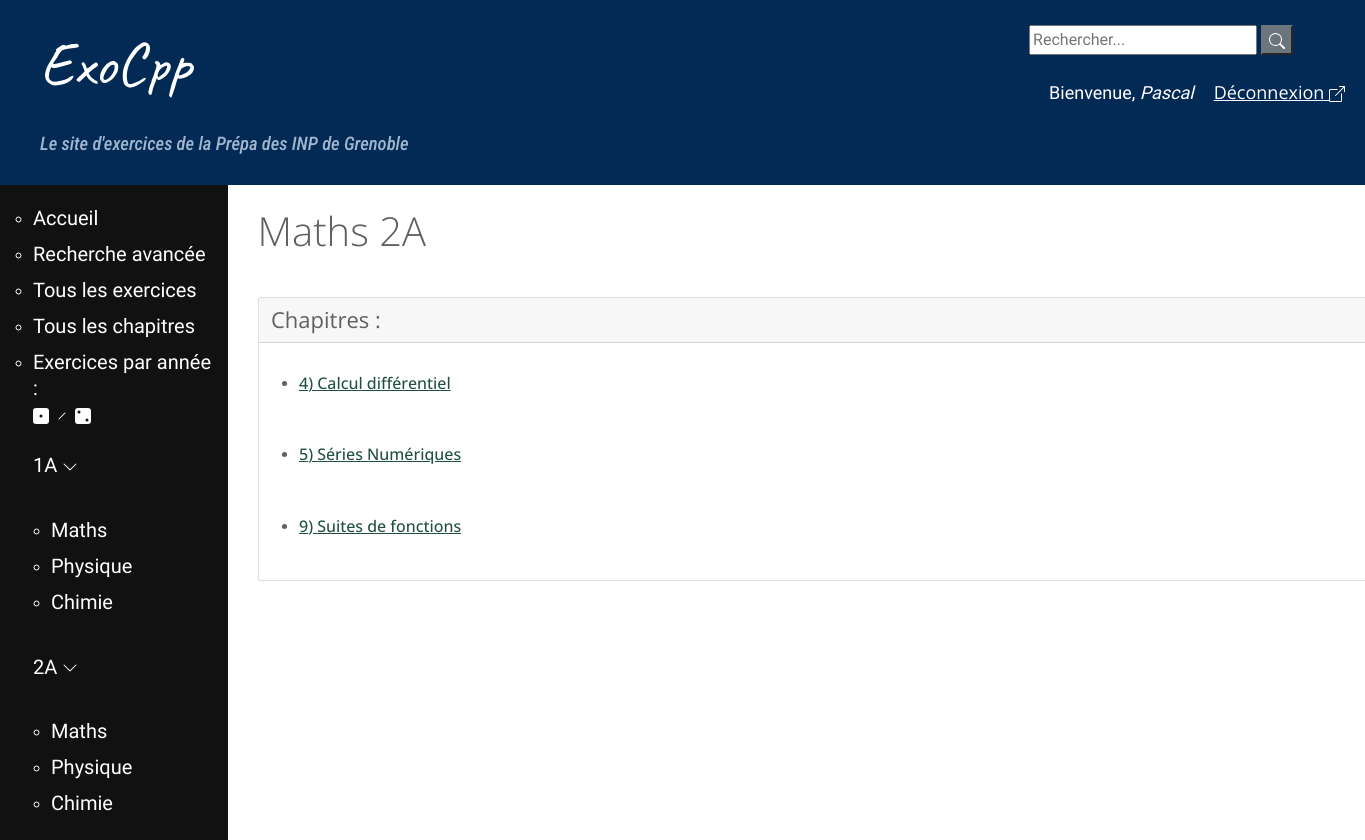
/maths_2A (signed in), run on an earlier commit of the app's database.
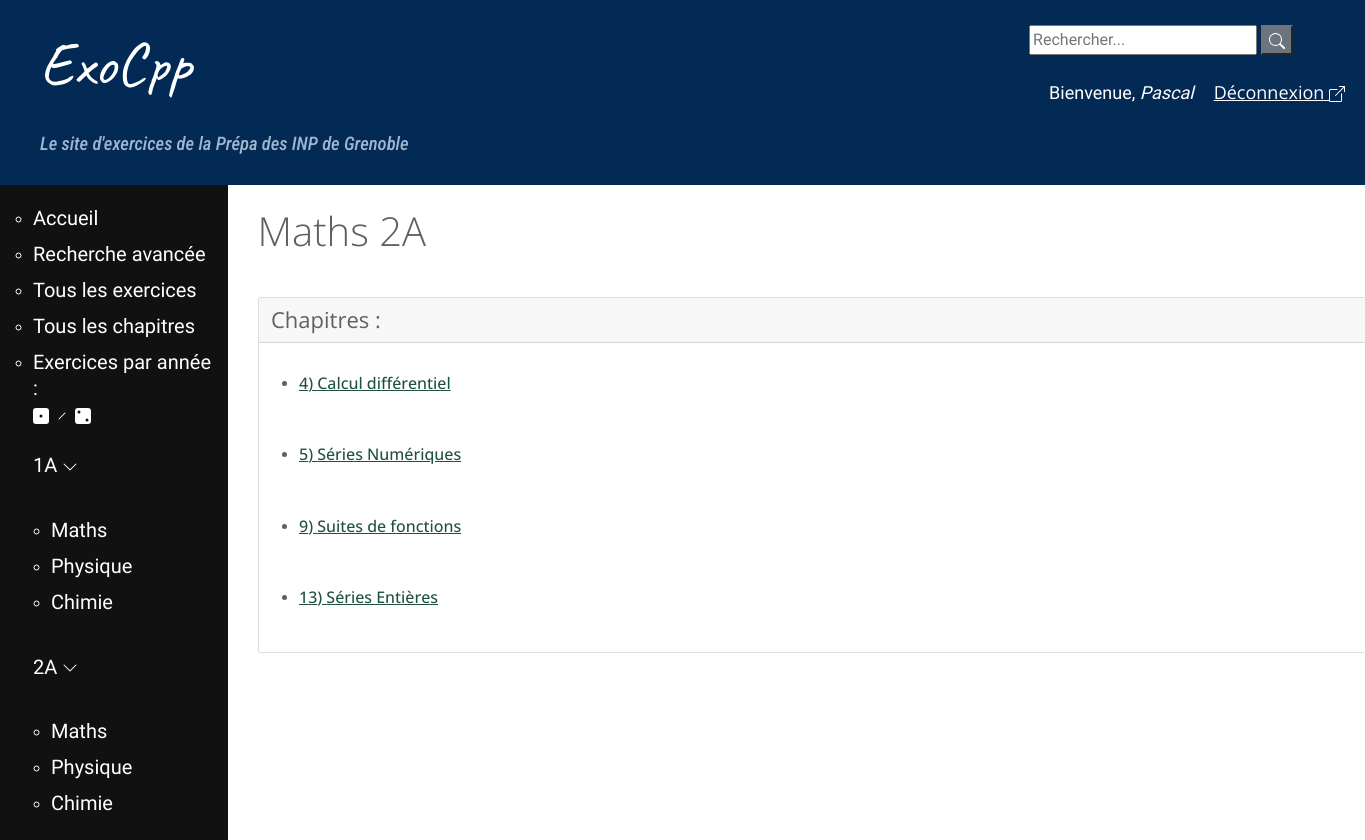
And on a later commit of the database.
### exo/models.py (models this page shows, shortened)
class Chapitre(models.Model):
    annee = models.CharField(max_length=2, choices = [('1A', 'Première année'),
        ('2A', 'Deuxième année')])
    matiere = models.CharField(max_length=40, choices = MATIERES)
    nom = models.CharField(max_length=200, null=False, unique=True)
    numero = models.IntegerField(null=True, error_messages={"invalid_choice" : "Ce numéro de chapitre existe déjà."},
        help_text="Vous pouvez numéroter le chapitre/module \
        pour permettre un classement dans l'ordre du programme (recommandé, \
        la valeur par défaut est 1)", default=1, unique=True)
    def get_absolute_url(self):
        return reverse('chapitre-details', args=[str(self.id)])

### exo/views.py (the view)
# urls.py: path('maths_2A', views.maths_2A, name="2A-maths"),
@login_required(login_url='login')
def maths_2A(request):
	m_list = Chapitre.objects.filter(annee='2A').filter(matiere='Maths').order_by('numero')
	return render(request, 'exo/2A-maths.html', {'m_list' : m_list})

### exo/templates/exo/2A-maths.html (shortened to what this page needs)
{% extends 'base_generic.html' %}
{% block content %}
	<h1>Maths 2A</h1>
		<div class="card">
			  <h4 class="card-header">Chapitres :</h4>
			<ul>
			{% for chapitre in m_list %}
				<div class="card-body">
					<li>
			    	<h6 class="card-title"><a href="{{ chapitre.get_absolute_url }}">{{ chapitre.numero }}) {{ chapitre.nom }}</a></h6>
			    	</li>
			  	</div>
			{% endfor %}
			</ul>
		</div>
{% endblock %}

What changed in the data, as far as the page shows it:
added Chapitre: numero "13", nom "Séries Entières"
